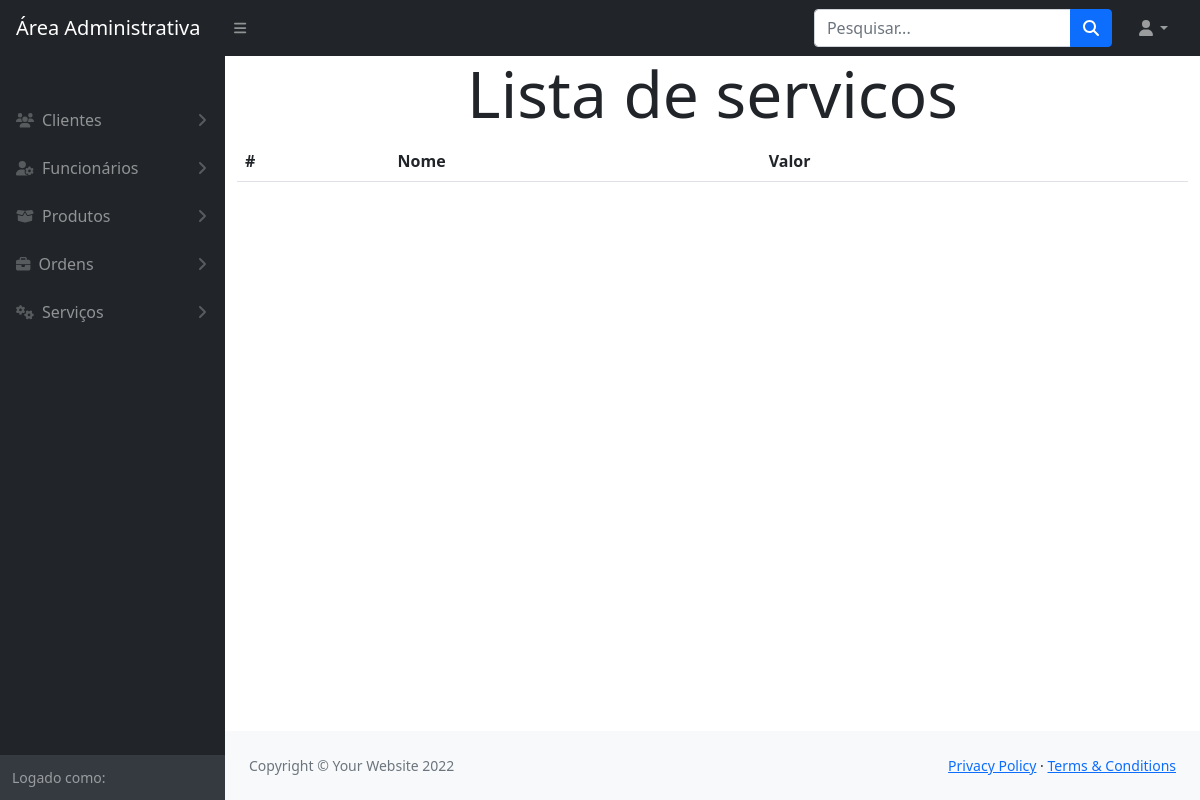
Before: /modulos/servicos/index.php with the older database file.
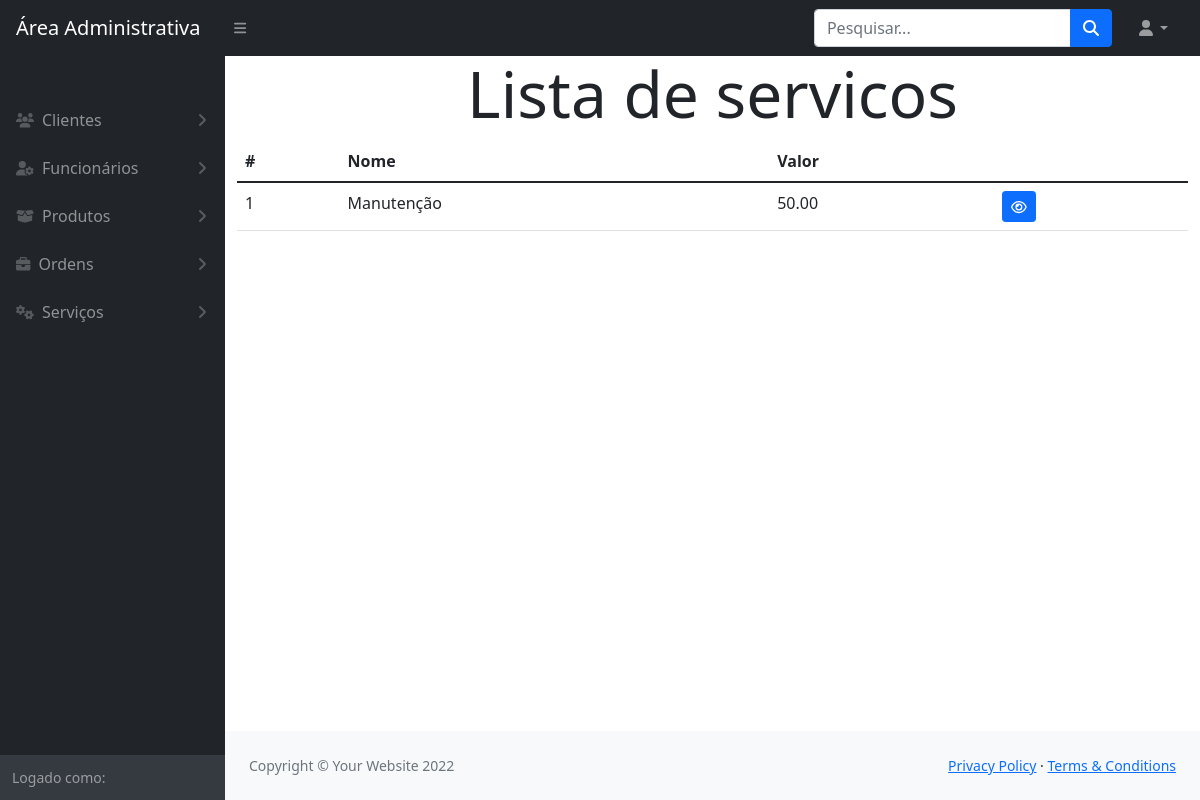
After: the same page with the newer database file.
### tables this page shows
CREATE TABLE `servico` (
  `IDSER` int(11) NOT NULL,
  `nome` varchar(255) NOT NULL,
  `descricao` varchar(105) NOT NULL,
  `valor` decimal(10,2) NOT NULL
);

### funcoes/conexao.php (called while the page is built, shortened)
<?php
    function retornaDados($sql)
    {
        $pdo = $GLOBALS['conexaoBanco'];
        $resultado = $pdo->query($sql);
        return $resultado->fetchAll();
    }
?>

### modulos/servicos/index.php (the view, shortened to what this page needs)
<?php
    $sql = "SELECT * FROM servico";
    $servicos = retornaDados($sql);
?>
<!DOCTYPE html>
<html lang="en">
    <?php include_once path('template/head.php') ?>
    <body class="sb-nav-fixed">
        <?php include_once path('template/navbar.php') ?>
        <div id="layoutSidenav">
            <?php include_once path('template/sidebar.php') ?>
            <div id="layoutSidenav_content">
                <main class="container">
                    <h1 class="text-center display-3">Lista de servicos</h1>
                    <table class="table">
                        <thead>
                            <tr>
                                <th>#</th>
                                <th>Nome</th>
                                <th>Valor</th>
                                <th></th>
                            </tr>
                        </thead>
                        <tbody>
                            <?php foreach($servicos as $servico){ ?>
                                <tr>
                                    <td><?= $servico['IDSER'] ?></td>
                                    <td><?= $servico['nome'] ?></td>
                                    <td><?= $servico['valor'] ?></td>
                                    <td>
                                        <a class="btn btn-primary btn-sm" href="visualizar.php?id=<?= $servico['IDSER'] ?>"><i class="fa-regular fa-eye"></i></a>
                                    </td>
                                </tr>
                            <?php } ?>
                        </tbody>
                    </table>
                </main>
                <?php include_once path('template/footer.php') ?>
            </div>
        </div>
    </body>
</html>

Changed rows visible on the page:
added servico: IDSER "1", nome "Manutenção", valor "50.00"
